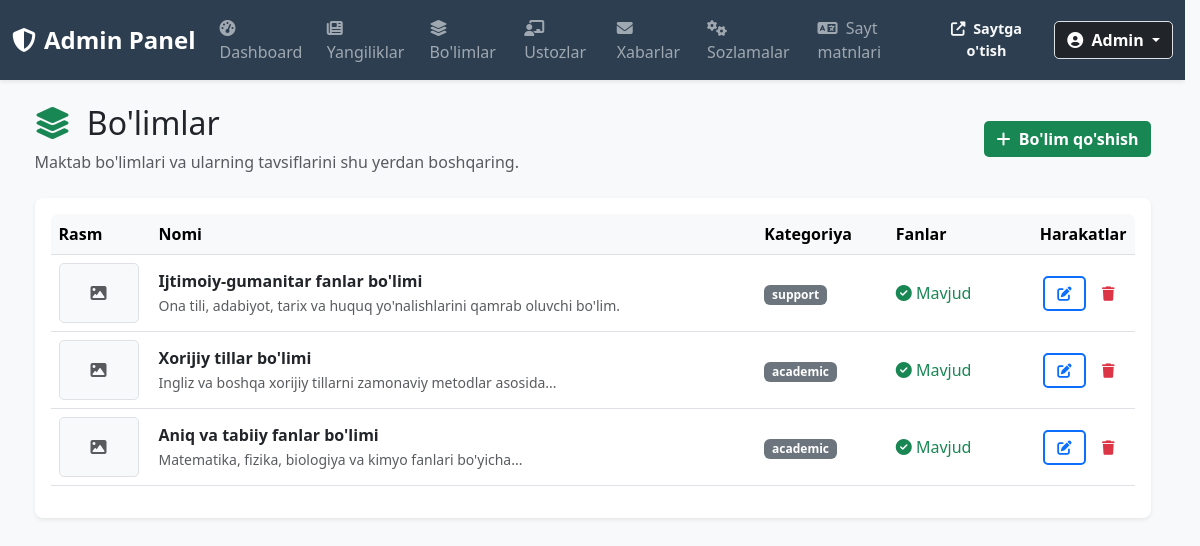
Page /admin/departments (signed in) on the committed database.
### py_school/app/models/models.py (models this page shows)
class Department(Base):
    __tablename__ = "departments"
    id = Column(Integer, primary_key=True, index=True)
    name_uz = Column(String(150), nullable=False)
    description_uz = Column(Text, nullable=True)
    name_en = Column(String(150), nullable=True)
    description_en = Column(Text, nullable=True)
    name_ru = Column(String(150), nullable=True)
    description_ru = Column(Text, nullable=True)
    image_path = Column(String, nullable=True)
    category_key = Column(String(50), default="academic")
    has_subjects = Column(Boolean, default=False)
    subjects_uz = Column(Text, nullable=True)
    subjects_en = Column(Text, nullable=True)
    subjects_ru = Column(Text, nullable=True)
    created_date = Column(DateTime, default=datetime.utcnow)
    modified_date = Column(DateTime, nullable=True)

### py_school/app/routers/admin.py (the view)
@router.get("/departments", response_class=HTMLResponse)
def admin_departments_list(request: Request, admin_id: int = Depends(require_admin), db: Session = Depends(get_db)):
    items = db.query(Department).order_by(desc(Department.created_date)).all()
    return templates.TemplateResponse(request=request, name="admin/departments.html", context={"request": request, "items": items})

### py_school/app/templates/admin/departments.html (shortened to what this page needs)
{% extends "admin/base.html" %}
{% block content %}
<div class="d-flex justify-content-between align-items-center mb-4">
    <div>
        <h2><i class="fas fa-layer-group text-success me-2"></i> Bo'limlar</h2>
        <p class="text-muted mb-0">Maktab bo'limlari va ularning tavsiflarini shu yerdan boshqaring.</p>
    </div>
    <button class="btn btn-success" data-bs-toggle="modal" data-bs-target="#createModal">
        <i class="fas fa-plus me-1"></i> Bo'lim qo'shish
    </button>
</div>
<div class="card shadow-sm border-0">
    <div class="card-body">
        <div class="table-responsive">
            <table class="table table-hover align-middle">
                <thead class="table-light">
                    <tr>
                        <th>Rasm</th>
                        <th>Nomi</th>
                        <th>Kategoriya</th>
                        <th>Fanlar</th>
                        <th class="text-end">Harakatlar</th>
                    </tr>
                </thead>
                <tbody>
                    {% for item in items %}
                    <tr>
                        <td style="width: 100px;">
                            {% if item.image_path %}
                            <img src="{{ item.image_path }}" class="img-thumbnail" style="height: 60px; width: 80px; object-fit: cover;">
                            {% else %}
                            <div class="bg-light text-muted d-flex align-items-center justify-content-center img-thumbnail" style="height: 60px; width: 80px;">
                                <i class="fas fa-image"></i>
                            </div>
                            {% endif %}
                        </td>
                        <td>
                            <div class="fw-semibold">{{ item.name_uz }}</div>
                            <small class="text-muted">{{ (item.description_uz or '')|striptags|truncate(70) }}</small>
                        </td>
                        <td><span class="badge bg-secondary">{{ item.category_key }}</span></td>
                        <td>
                            {% if item.has_subjects %}
                            <span class="text-success"><i class="fas fa-check-circle"></i> Mavjud</span>
                            {% else %}
                            <span class="text-muted"><i class="fas fa-times-circle"></i> Yo'q</span>
                            {% endif %}
                        </td>
                        <td class="text-end">
                            <button type="button" class="btn btn-sm btn-outline-primary" data-bs-toggle="modal" data-bs-target="#editModal{{ item.id }}">
                                <i class="fas fa-edit"></i>
                            </button>
                            <form action="/admin/departments/delete/{{ item.id }}" method="post" class="d-inline" onsubmit="return confirm('Rostdan ham o\\'chirmoqchimisiz?');">
                                <button type="submit" class="btn btn-sm btn-outline-danger"><i class="fas fa-trash"></i></button>
                            </form>
                        </td>
                    </tr>
                    {% endfor %}
                </tbody>
            </table>
        </div>
    </div>
</div>
{% endblock %}

### py_school/app/static/css/admin-style.css (style rules this page uses)
:root { --primary: #0d6efd; --success: #198754; --warning: #ffc107; --danger: #dc3545; --info: #0dcaf0; --light: #f8f9fa; --dark: #212529; }
html { scrollbar-gutter: stable; }
body { font-family: 'Segoe UI', Tahoma, Geneva, Verdana, sans-serif; background-color: #f5f7fa; overflow-y: scroll; }
.card { border: none; border-radius: 8px; box-shadow: 0 2px 8px rgba(0, 0, 0, 0.1); transition: box-shadow 0.2s ease, border-color 0.2s ease; }
.table { background-color: white; }
.table thead { background-color: #f5f7fa; }
.table-responsive { border-radius: 8px; }
.btn { border-radius: 5px; font-weight: 600; transition: background-color 0.2s ease, border-color 0.2s ease, color 0.2s ease, box-shadow 0.2s ease; border: none; }
.btn-success { background-color: var(--success); }
.btn-outline-primary { border: 2px solid var(--primary); color: var(--primary); }
.btn-sm { padding: 5px 12px; font-size: 0.9rem; }
.img-thumbnail { border-radius: 5px; padding: 5px; border: 1px solid #dee2e6; }

### rows in the picture
Department: name_uz "Ijtimoiy-gumanitar fanlar bo'limi", description_uz "Ona tili, adabiyot, tarix va huquq yo'nalishlarini qamrab oluvchi bo'lim.", category_key "support", has_subjects True (drawn)
Department: name_uz "Xorijiy tillar bo'limi", description_uz "Ingliz va boshqa xorijiy tillarni zamonaviy metodlar asosida...", category_key "academic", has_subjects True (drawn)
Department: name_uz "Aniq va tabiiy fanlar bo'limi", description_uz "Matematika, fizika, biologiya va kimyo fanlari bo'yicha...", category_key "academic", has_subjects True (drawn)
